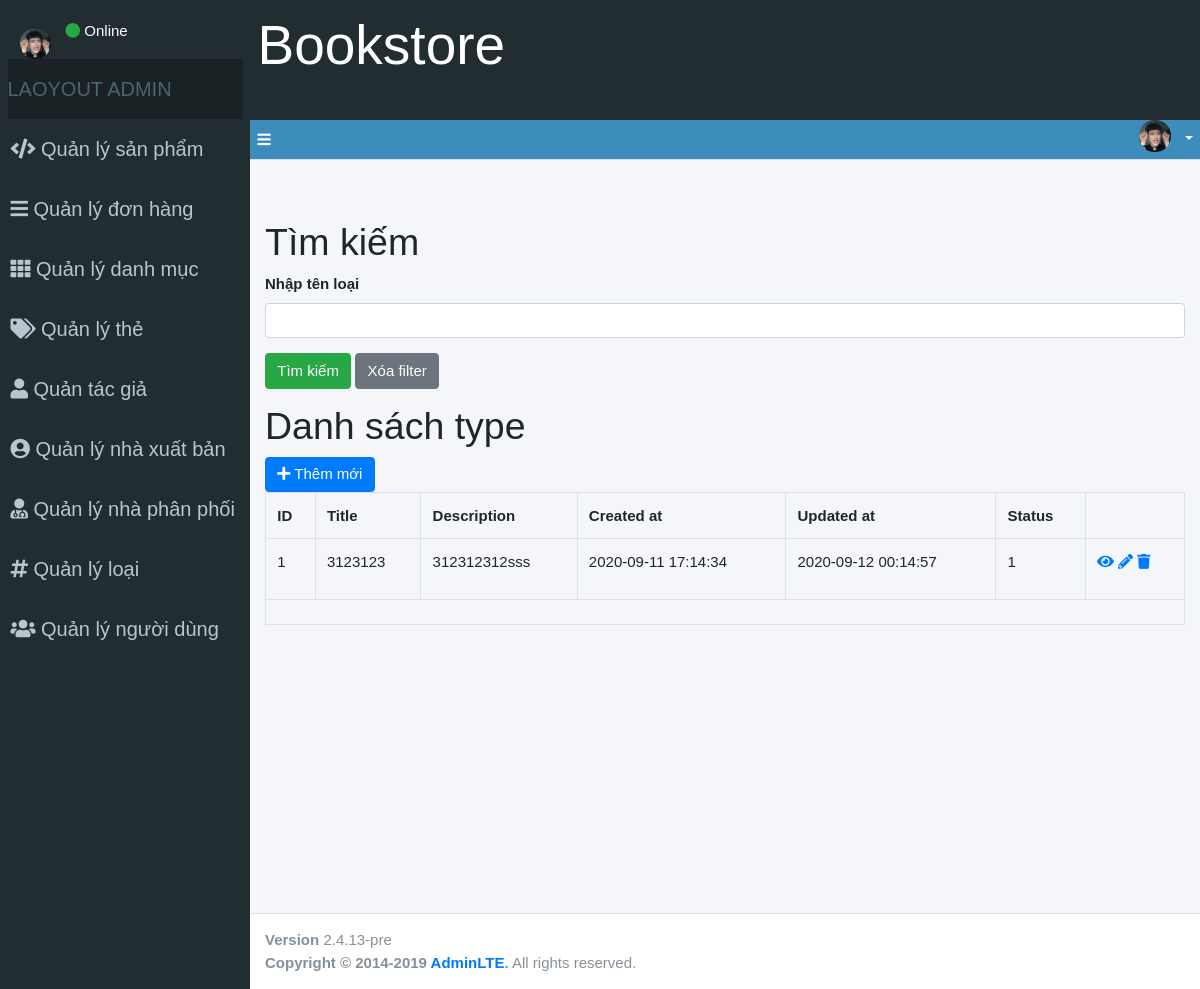
Before: /index.php?controller=type&action=index with the older database file.
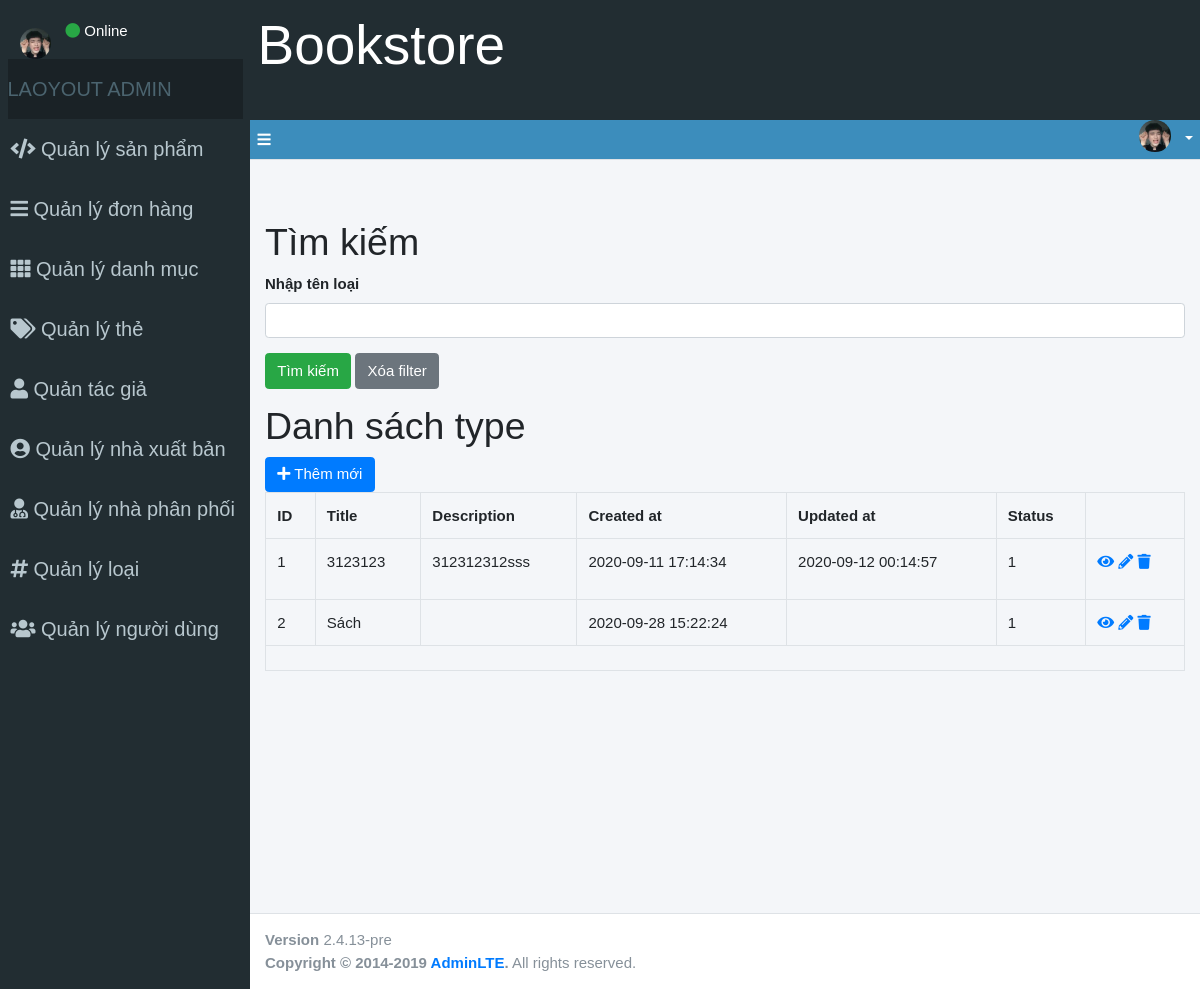
After: the same page with the newer database file.
### tables this page shows
CREATE TABLE `types` (
  `id` int(11) NOT NULL,
  `title` varchar(255) NOT NULL,
  `description` text DEFAULT NULL,
  `created_at` timestamp NOT NULL DEFAULT current_timestamp(),
  `updated_at` datetime DEFAULT NULL,
  `status` tinyint(1) DEFAULT NULL
);

### controllers/Controller.php (called while the page is built, shortened)
<?php
class Controller {
    public function render($file, $variables = []){
        extract($variables);
        require_once $file;
        $render_view = ob_get_clean();
        return $render_view;
    }
}
?>

### controllers/TypeController.php (called while the page is built, shortened)
<?php
    require_once "controllers/Controller.php";
    require_once "models/Type.php";
    class TypeController extends Controller {
        public function index(){
            $type_model = new Type();
            $params = [
                'limit' => 5,
                'query_string' => 'page',
                'controller' => 'type',
                'action' => 'index',
                'full_mode' => FALSE
            ];
            $page = 1;
            $countTotal = $type_model->countTotal();
            $params['total'] = $countTotal;
            $params['page'] = $page;
            $pagination = new Pagination($params);
            $pages = $pagination->getPagination();
            $types = $type_model->getAllPagination($params);
            $this->content = $this->render('views/admin/types/index.php', [
                'abc' => $types,
                'pages' => $pages
            ]);
            require_once "views/admin/layouts/main.php";
        }
    }
?>

### index.php (called while the page is built, shortened)
<?php
$action = isset($_GET['action']) ? $_GET['action'] : 'index';
$object = new $controller();
$object->$action();
?>

### models/Model.php (called while the page is built, shortened)
<?php
    class Model {
        public function __construct()
        {
            $this->connection = $this->getConnection();
        }
        public function getConnection(){
            try {
                $connection = new PDO(Database::DB_DSN,Database::DB_USERNAME, Database::DB_PASSWORD);
            } catch (PDOException $e){
                die("Connect failed" . $e->getMessage());
            }
            return $connection;
        }
    }
?>

### models/Type.php (called while the page is built, shortened)
<?php
require_once "models/Model.php";
class Type extends Model
{
    public $str_search = '';
    public function getAllPagination($params = [])
    {
        $limit = $params['limit'];
        $page = $params['page'];
        $start = ($page - 1) * $limit;
        $sql_select = "SELECT * FROM types WHERE TRUE $this->str_search LIMIT $start,$limit;";
        $obj_select = $this->connection->prepare($sql_select);
        $obj_select->execute();
        $types = $obj_select->fetchAll(PDO::FETCH_ASSOC);
        return $types;
    }
}

### views/admin/types/index.php (the view, shortened to what this page needs)
<h1>Tìm kiếm</h1>
<form method="get">
    <div class="form-group">
        <label for="">Nhập tên loại</label>
        <input type="text" name="title" id="type" class="form-control" value="<?php echo isset($_GET['title']) ? $_GET['title'] : '' ?>">
    </div>
    <div class="form-group">
        <input type="submit" name="search" id="search" value="Tìm kiếm" class="btn btn-success">
        <a href="index.php?controller=type" class="btn btn-secondary">Xóa filter</a>
    </div>
</form>
<h1>Danh sách type</h1>
<a href="index.php?controller=type&action=create" class="btn btn-primary">
    <i class="fa fa-plus"></i> Thêm mới
</a>
<table class="table table-bordered">
    <tr>
        <th>ID</th>
        <th>Title</th>
        <th>Description</th>
        <th>Created at</th>
        <th>Updated at</th>
        <th>Status</th>
    </tr>
    <tr>
    <?php
        if (!empty($abc)) : ?>
    <?php foreach ($abc as $type) :?>
        <td>
            <?php echo $type['id'];  ?>
        </td>
        <td>
            <?php echo $type['title']; ?>
        </td>
        <td>
            <?php echo $type['description']; ?>
        </td>
        <td>
            <?php echo $type['created_at']; ?>
        </td>
        <td>
            <?php echo $type['updated_at']; ?>
        </td>
        <td>
            <?php echo $type['status']; ?>
        </td>
        <td>
            <a href="index.php?controller=type&action=detail&id=<?php echo $type['id'] ?>">
                <i class="fa fa-eye"></i>
            </a>
            <a href="index.php?controller=type&action=update&id=<?php echo $type['id'] ?>">
                <i class="fa fa-pencil-alt"></i>
            </a>
            <a onclick="return confirm('Bạn có chắc chắn muốn xóa bản ghi này?')" href="index.php?controller=type&action=delete&id=<?php  echo $type['id']?>">
                <i class="fa fa-trash"></i>
            </a>
        </td>
    </tr>
    <?php endforeach; ?>
    <tr>
        <td colspan="7"><?php echo "$pages"; ?></td>
    </tr>
    <?php else: ?>
        <tr>
            <td colspan="7">Không có bản ghi nào</td>
         </tr>
    <?php endif;?>
</table>

Changed rows visible on the page:
added types: id "2", title "Sách", created_at "2020-09-28 15:22:24", status "1"
